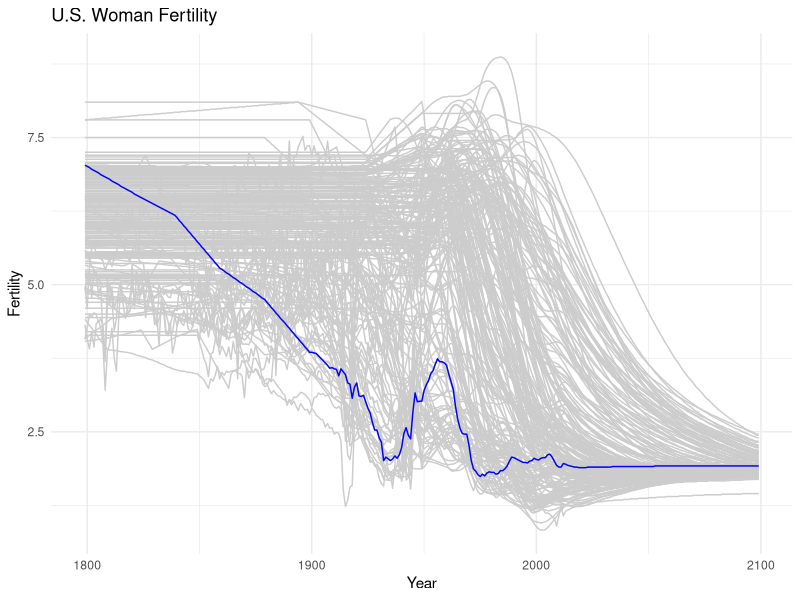

Here is the R script that generated this plot:
## ---- chunk 1
library(tidyverse)
## ---- chunk 2
library(readr)
Womanfertility <- read_csv("../data/Womanfertility.csv")
#View(Womanfertility)


Woman.long <- pivot_longer(Womanfertility, cols=!country, names_to = "Year",values_to="Fertility")
Woman.long$Year <- as.numeric(Woman.long$Year)
Woman.long<-na.omit(Woman.long)

Woman.US <- subset(Woman.long, Woman.long$country=="United States")

ggplot(Woman.long, aes(x =Year, y=Fertility, group=country))+ #geom_smooth() + 
  geom_line(color="gray80") +
  geom_line(data=Woman.US, mapping=aes(x=Year, y=Fertility), color="blue") + 
  theme(legend.position = "none") +theme_minimal() + ggtitle("U.S. Woman Fertility")

plot.circ <- function(cutoff){
Woman.US$fertility.above <- ifelse(Woman.US$fertility > cutoff, 
                                    Woman.US$fertility, NA)
data <- cbind(1:5); 
data1 <- cbind(15:20)
data2 <- cbind(25:30)
}

x <- c(2,5,3,9,8,11,6)
count <- 0
for (val in x) {
if(val %% 2 == 0)  count = count+1
}
print(count)



